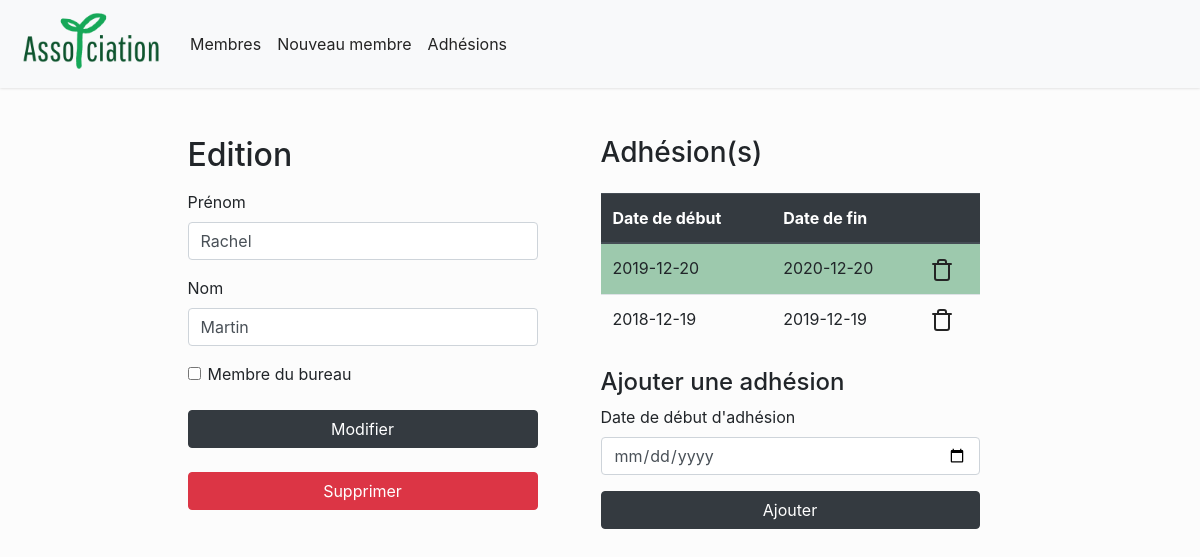
/member.php?id=25, run on the app's committed database.
### tables this page shows
CREATE TABLE IF NOT EXISTS `member` (
  `id` int(11) NOT NULL AUTO_INCREMENT,
  `name` varchar(255) NOT NULL,
  `firstname` varchar(255) NOT NULL,
  `subscriptionDate` datetime NOT NULL DEFAULT CURRENT_TIMESTAMP,
  `member_type` tinyint(4) NOT NULL DEFAULT '0',
  `position` varchar(30) DEFAULT NULL,
  `active` tinyint(1) NOT NULL DEFAULT '1',
  PRIMARY KEY (`id`)
);

CREATE TABLE IF NOT EXISTS `membership` (
  `id` int(11) NOT NULL AUTO_INCREMENT,
  `startingDate` date NOT NULL,
  `endingDate` date NOT NULL,
  `memberId` int(11) NOT NULL,
  `active` tinyint(1) NOT NULL DEFAULT '1',
  PRIMARY KEY (`id`)
);

### member.php (called while the page is built, shortened)
<?php
require_once ROOT_PATH . "/src/lib/connect.php";
require_once ROOT_PATH . "/src/classes/MemberManager.php";
require_once ROOT_PATH . "/src/classes/MembershipManager.php";
require_once ROOT_PATH . "/src/classes/MemberFactory.php";
if (isset($_GET["id"])) {
    $id = $_GET["id"];
    $memberManager = new MemberManager($pdo);
    $membershipManager = new MembershipManager($pdo);
    $result = $memberManager->getMember($id);
    $result['membership'] = array(
        'all' => $membershipManager->getMemberMembership($id),
    );
    $member = MemberFactory::create($result);
    $isFromOffice = $member->getMemberType() === 1 ? true : false;
}
include ROOT_PATH . "/src/views/member.php";

### src/classes/MemberManager.php (called while the page is built, shortened)
<?php
require_once ROOT_PATH . "/src/classes/Member.php";
require_once ROOT_PATH . "/src/classes/OfficeMember.php";
class MemberManager {
    private $pdo;
    public function __construct($pdo) {
        $this->pdo = $pdo;
    }
    public function getMember($id) {
        $sql = "SELECT *
            FROM member
            WHERE id = ?";
        $request = $this->pdo->prepare($sql);
        $request->execute([$id]);
        return $request->fetch(PDO::FETCH_ASSOC);
    }
}

### src/classes/MembershipManager.php (called while the page is built, shortened)
<?php
require_once ROOT_PATH . "/src/classes/Membership.php";
class MembershipManager {
    private $pdo;
    public function __construct($pdo) {
        $this->pdo = $pdo;
    }
    public function getMemberMembership($memberId) {
        $allMembership = [];
        $sql = "SELECT *
            FROM membership
            WHERE memberId = ?
            AND active = 1
            ORDER BY startingDate DESC;";
        $request = $this->pdo->prepare($sql);
        $request->execute([$memberId]);
        $results = $request->fetchAll();
        foreach($results as $row) {
            $row['member'] = $memberId;
            $membership = new Membership();
            $membership->hydrate($row);
            array_push($allMembership, $membership);
        }
        return $allMembership;
    }
}

### src/classes/Membership.php (called while the page is built, shortened)
<?php
class Membership {
    protected $id;
    protected $startingDate;
    protected $endingDate;
    protected $isCurrent;
    public function hydrate($data) {
        $id = isset($data["id"]) ? $data["id"] : NULL;
        $member = isset($data["member"]) ? $data["member"] : $data["memberId"];
        $active = isset($data["active"]) ? $data["active"] : NULL;
    }
    public function calculateEndingDate() {
        return date('Y-m-d', strtotime('+1 year', strtotime($this->startingDate)));
    }
    public function checkIfCurrent() {
        $now = date("Y-m-d");
        return (($now >= $this->startingDate) && ($now <= $this->endingDate));
    }
    public function setId($id) {
        $this->id = $id;
    }
    public function setStartingDate($date) {
        $this->startingDate = $date;
    }
    public function setEndingDate($date) {
        $this->endingDate = $date;
    }
    public function setIsCurrent($isCurrent) {
        $this->isCurrent = $isCurrent;
    }
    public function getId() {
        return $this->id;
    }
    public function getStartingDate() {
        return $this->startingDate;
    }
    public function getEndingDate() {
        return $this->endingDate;
    }
    public function getIsCurrent() {
        return $this->isCurrent;
    }
}

### src/classes/MemberFactory.php (called while the page is built, shortened)
<?php
require_once ROOT_PATH . "/src/classes/Member.php";
require_once ROOT_PATH . "/src/classes/OfficeMember.php";
class MemberFactory {
    public static function create($data)
    {
        switch ($data['member_type'])
        {
            case 1:
                $member = new OfficeMember();
                break;
        }
        $member->hydrate($data);
        return $member;
    }
}

### src/classes/OfficeMember.php (called while the page is built, shortened)
<?php
require_once ROOT_PATH . "/src/classes/Member.php";
class OfficeMember extends Member {
    public function hydrate($data) {
        $id = isset($data["id"]) ? $data["id"] : NULL;
        $subscriptionDate = isset($data["subscriptionDate"]) ? $data["subscriptionDate"] : date("Y-m-d H:i:s");
        $membership = isset($data["membership"]) ? $data["membership"] : NULL;
    }
}

### src/classes/Member.php (called while the page is built, shortened)
<?php
class Member {
    protected $id;
    protected $name;
    protected $firstname;
    protected $member_type;
    protected $membership;
    public function setId($id) {
        $this->id = $id;
    }
    public function setName($name) {
        $this->name = $name;
    }
    public function setFirstname($firstname) {
        $this->firstname = $firstname;
    }
    public function setMemberType($memberType) {
        $this->member_type = $memberType;
    }
    public function setMembership($membership) {
        $this->membership = $membership;
    }
    public function getId() {
        return $this->id;
    }
    public function getName() {
        return $this->name;
    }
    public function getFirstname() {
        return $this->firstname;
    }
    public function getMemberType() {
        return $this->member_type;
    }
    public function getMembership() {
        return $this->membership;
    }
}

### src/views/member.php (the view, shortened to what this page needs)
<?php include ROOT_PATH . "/src/views/header.php"; ?>
<div class="container">
    <div class="row justify-content-center">
        <div class="col-md-4">
            <h2><?= isset($member)? "Edition" : "Création d'un nouveau membre";?></h2>
            <form method="post" action="src/create.php">
                <div class="form-group">
                    <label for="prenom">Prénom</label>
                    <input type="text" class="form-control" id="prenom" name="firstname" value="<?= isset($member)? $member->getFirstname() : '' ;?>" aria-describedby="prenom">
                </div>
                <div class="form-group">
                    <label for="nom">Nom</label>
                    <input type="text" class="form-control" id="nom" name="name" value="<?= isset($member)? $member->getName() : '' ;?>" aria-describedby="nom">
                </div>
                <div class="form-check">
                    <input type="checkbox" class="form-check-input" id="office" name="office" <?= isset($member) && $isFromOffice ? 'checked' : ''?>>
                    <label class="form-check-label" for="office">Membre du bureau</label>
                </div>
                <button type="submit" class="btn btn-dark btn-block mt-4">
                    <?= isset($member)? "Modifier" : "Créer";?>
                </button>
            </form>
            <?php if (isset($member)) : ?>
                <button class="btn btn-danger btn-block mt-4">
                    <a class="text-white" href="src/delete.php?id=<?= $member->getId(); ?>">Supprimer</a>
                </button>
            <?php endif; ?>
        </div>
        <?php if (isset($member)) : ?>
        <div class="col-md-5 px-5">
            <h3>Adhésion(s)</h3>
            <?php if(!empty($member->getMembership()['all'])) : ?>
                <table class="table table-hover my-4">
                    <thead class="thead-dark">
                        <tr>
                            <th scope="col">Date de début</th>
                            <th scope="col">Date de fin</th>
                            <th scope="col"></th>
                        </tr>
                    </thead>
                    <tbody>
                    <?php foreach($member->getMembership()['all'] as $membership) : ?>
                        <tr class="<?= $membership->getIsCurrent() ? 'current' : ''; ?>">
                            <td><?= $membership->getStartingDate(); ?></td>
                            <td><?= $membership->getEndingDate(); ?></td>
                            <td><a href="src/deleteMembership.php?id=<?= $membership->getId(); ?>"><i data-feather="trash"></i></a></td>
                        </tr>
                    <?php endforeach;?>
                    </tbody>
                </table>
            <?php else : ?>
                <p>Aucune adhésion pour le moment.</p>
            <?php endif ?>
            <form method="post" action="src/createMembership.php">
                <h4>Ajouter une adhésion</h4>
                <div class="form-group">
                    <label for="startingDate">Date de début d'adhésion</label>
                    <input type="date" class="form-control" id="startingDate" name="startingDate" value="" aria-describedby="date d'adhesion">
                </div>
                <button type="submit" class="btn btn-dark btn-block">Ajouter</button>
            </form>
        </div>
        <?php endif ?>
    </div>
</div>
<?php include ROOT_PATH . "/src/views/footer.php"; ?>

### css/style.css (style rules this page uses)
body { background-color:#fcfcfc!important; color: #242424; }
a { color:#242424!important; }
.row { margin:3rem auto; }
form { margin:1rem auto; }
tr.current { background-color:#9dc9ad; }

### data on the page
member: firstname "Rachel", name "Martin"
membership: startingDate "2019-12-20", endingDate "2020-12-20"
membership: startingDate "2018-12-19", endingDate "2019-12-19"
